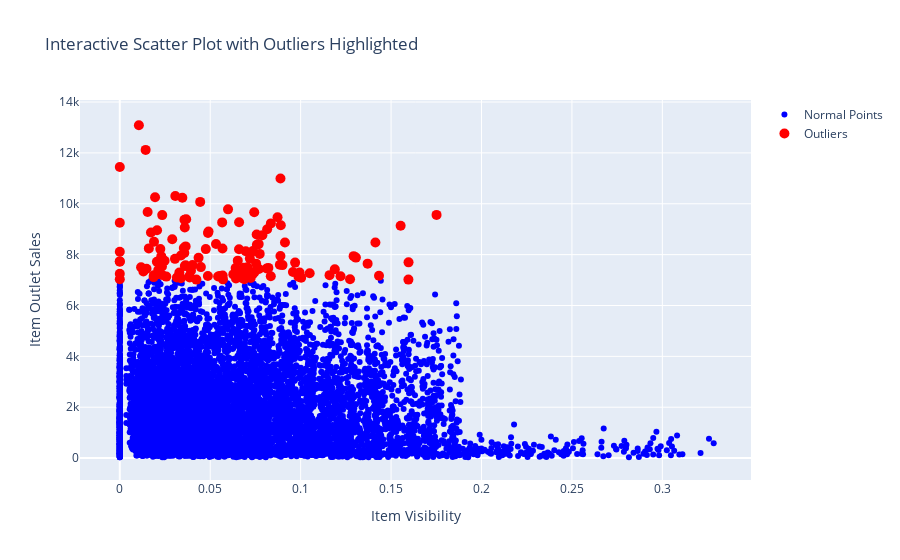

Here is the notebook cell this chart was saved with:
### Code cell
import plotly.graph_objects as go

# Set threshold values for demonstration purposes
threshold_sales = 7000  # Set a threshold for 'Item_Outlet_Sales'

# Highlight outliers in 'Item_Outlet_Sales'
fig = go.Figure()
fig.add_trace(go.Scatter(x=df_Train['Item_Visibility'], y=df_Train['Item_Outlet_Sales'],
                         mode='markers', marker=dict(color='blue'), name='Normal Points'))
fig.add_trace(go.Scatter(x=df_Train[df_Train['Item_Outlet_Sales'] > threshold_sales]['Item_Visibility'],
                         y=df_Train[df_Train['Item_Outlet_Sales'] > threshold_sales]['Item_Outlet_Sales'],
                         mode='markers', marker=dict(color='red', size=10), name='Outliers'))

fig.update_layout(title="Interactive Scatter Plot with Outliers Highlighted",
                  xaxis_title="Item Visibility", yaxis_title="Item Outlet Sales")
fig.show()
